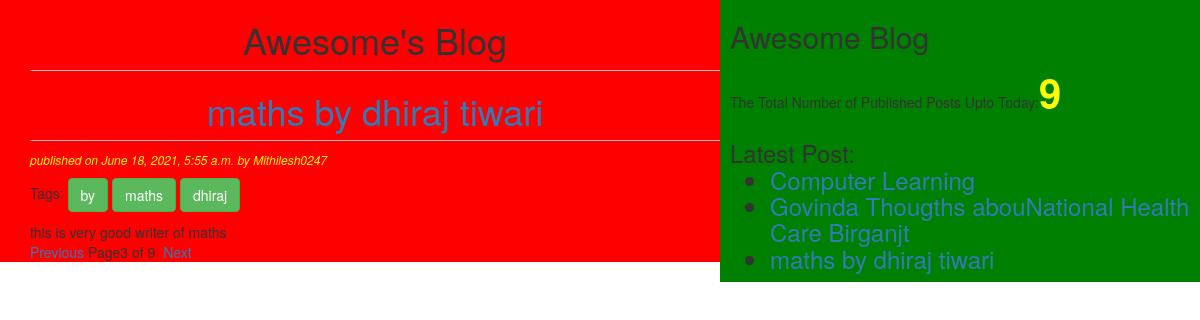
/?page=3, run on the app's committed database.
### blogapp/models.py (models this page shows, shortened)
class Post(models.Model):
	STATUS_CHOICES=(('draft','Draft'),('published','Published'))
	title=models.CharField(max_length=256)
	slug=models.SlugField(max_length=264,unique_for_date='publish')
	author=models.ForeignKey(User,related_name='blog_posts')
	body=models.TextField()
	publish=models.DateTimeField(default=timezone.now)
	created=models.DateTimeField(auto_now_add=True)
	updated=models.DateTimeField(auto_now=True)
	status=models.CharField(max_length=10,choices=STATUS_CHOICES,default='draft')
	objects=CustomManager()
	tags=TaggableManager()
	class Meta:
		ordering=('-publish',)
	def get_absolute_url(self):
	    return reverse('post_detail',args=[self.publish.year,
	    self.publish.strftime('%m'),self.publish.strftime('%d'),self.slug])

### blogapp/views.py (the view)
# urls.py: url(r'^$', views.post_list_view),
def post_list_view(request,tag_slug=None):
	post_list=Post.objects.all()
	tag=None
	if tag_slug:
		tag=get_object_or_404(Tag,slug=tag_slug)
		post_list=post_list.filter(tags__in=[tag])
	paginator=Paginator(post_list,1	)
	page_number=request.GET.get('page')
	try:
		post_list=paginator.page(page_number)
	except PageNotAnInteger:
		post_list=paginator.page(1)
	except EmptyPage:
	    post_list=paginator.page(paginator.num_pages)
	return render(request,'blog.html',{'post_list':post_list,'tag':tag})

### blogapp/templatetags/blog_tags.py (called while the page is built)
@register.simple_tag
def total_posts():
	return  Post.objects.count()

@register.inclusion_tag('latestpost.html')
def show_latest_posts():
    latest_posts=Post.objects.order_by('-publish')[:3]
    return{'latest_posts':latest_posts}

### blogapp/templates/blog.html (shortened to what this page needs)
{%extends 'base.html'%}
{%block content%}
<h1>Awesome's Blog</h1>
{%for post in post_list%}
<h1><a href="{{post.get_absolute_url}}">{{post.title}}</a></h1>
<p id="date">published on {{post.publish}} by {{post.author|title}}</p>
<p>Tags:
{% for tag in post.tags.all %}
<a href="{%url 'post_list_by_tag_name' tag.slug%}" class="btn btn-success">{{tag.name}}</a>
{% endfor %}
</p>
{{post.body}}
{%endfor%}
{%include 'pagination.html' with page=post_list%}
{%endblock%}

### blogapp/templates/latestpost.html
<ul>
	{% for post in latest_posts%}
	<li><a href="{{post.get_absolute_url}}">{{post.title}}</a></li>
	{%endfor%}
</ul>

### blogapp/static/blog.css (style rules this page uses)
h1 { text-align: center; border-bottom:1px solid #bbb; padding-bottom:10px; }
#date { color: yellow; font-size: 12px; font-style: italic; }

### data on the page
Post: title "maths by dhiraj tiwari", publish "June 18, 2021, 5:55 a.m.", author "Mithilesh0247", body "this is very good writer of maths"
Tag: name "by"
Tag: name "maths"
Tag: name "dhiraj"
Post: title "Computer Learning"
Post: title "Govinda Thougths abouNational Health Care Birganjt"

### other printed values
{{ page.number }} "3"
{{ page.paginator.num_pages }} "9"
